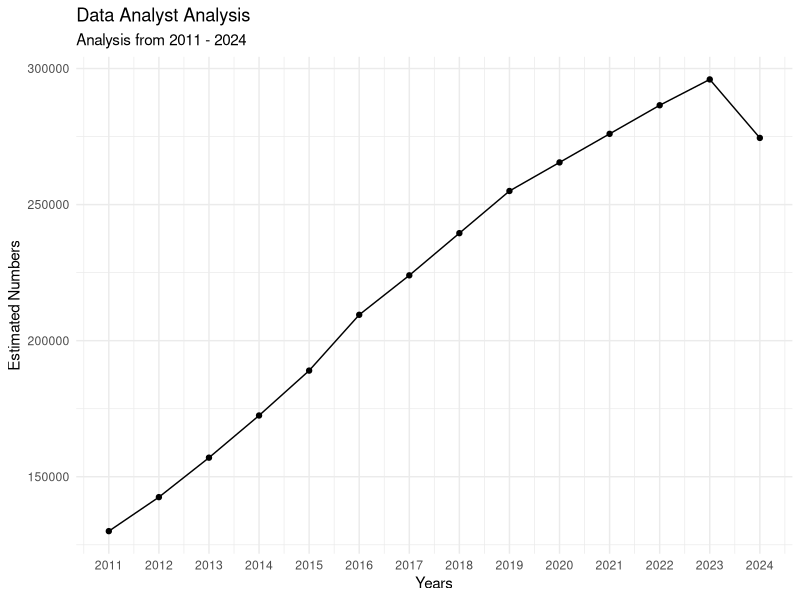
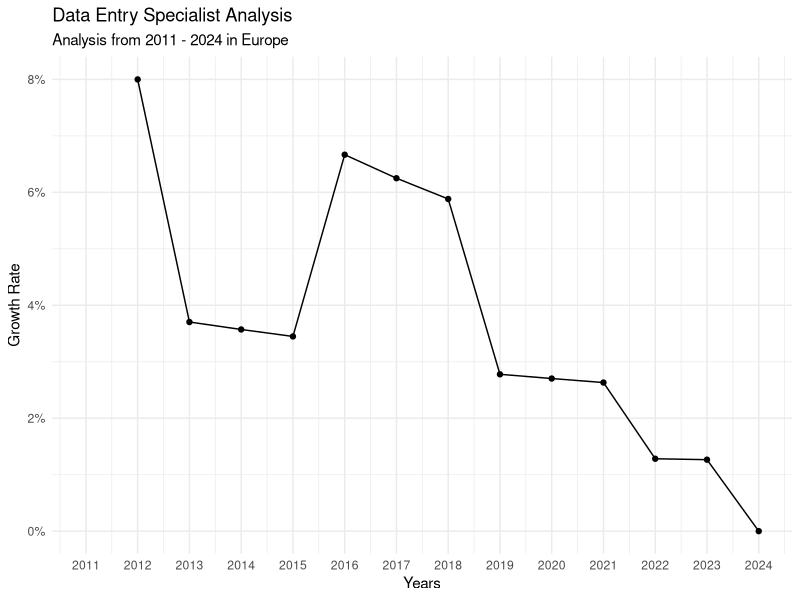
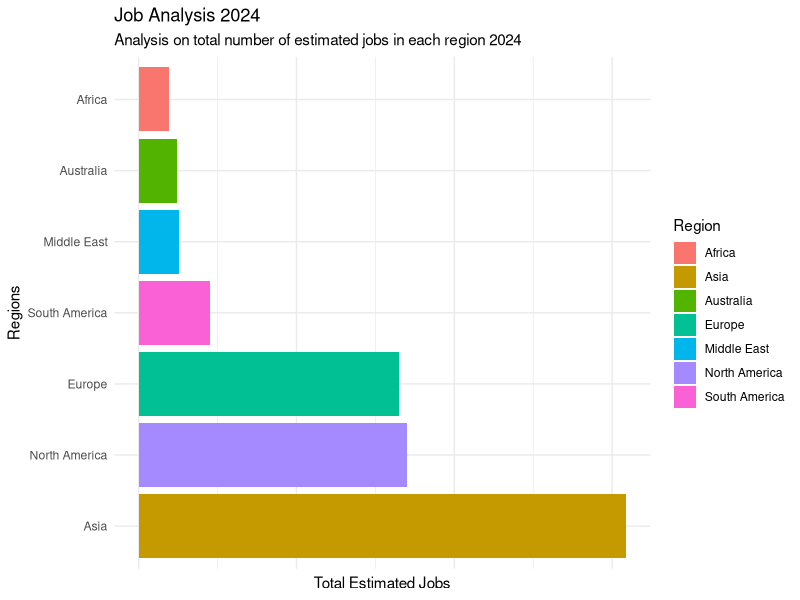
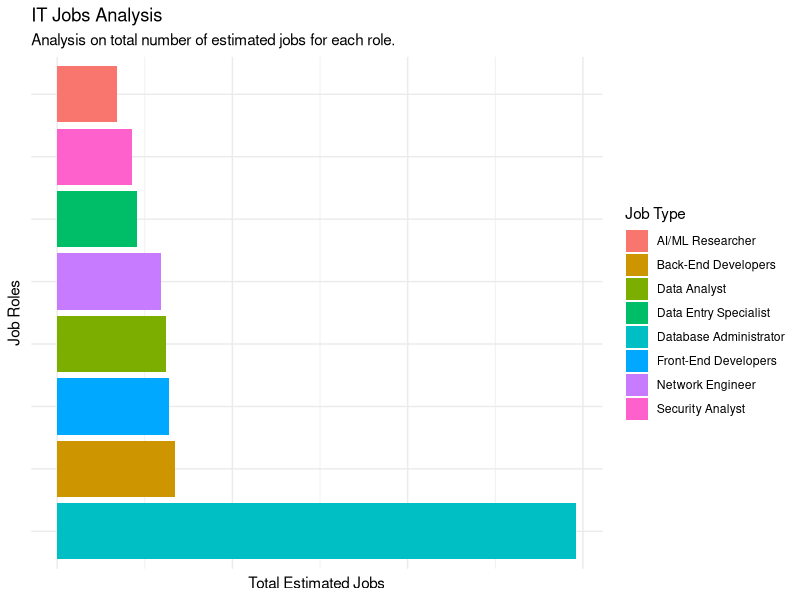
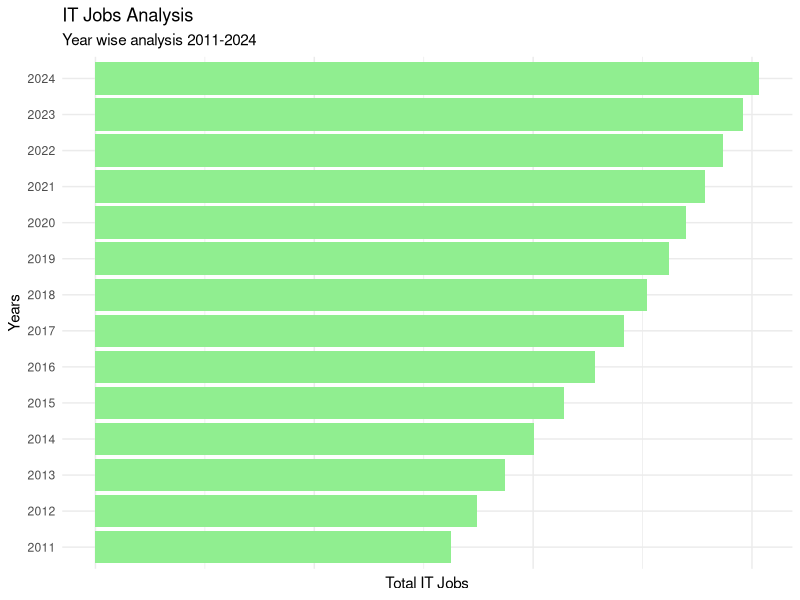

R code for these plots, in order:
library("readr")
library("dplyr")
library("ggplot2")

# Loading dataframe
df <- read_csv("jobs_01.csv")

# Trend Analysis
 # For each job role
job_df <- df %>%
group_by(Year,`Job Type`) %>%
  summarise(Total=sum(`Estimated Number`))

year_2011_DataAnalyst <- job_df %>%
  filter(`Job Type`=="Data Analyst")
ggplot(data=year_2011_DataAnalyst,aes(x=Year,y=Total)) +
  geom_line()+ geom_point() +
  scale_x_continuous(breaks=seq(2011, 2024, by=1)) +
  theme_minimal() +
  labs(title="Data Analyst Analysis",subtitle="Analysis from 2011 - 2024",x="Years",y="Estimated Numbers")

 # regions wise
growth_rate_data <- df %>%
  group_by(Region,`Job Type`) %>%
  mutate(Growth_Rate = (`Estimated Number`-lag(`Estimated Number`))/lag(`Estimated Number`))

regions_wise <- growth_rate_data %>%
  filter(Region=="Europe",`Job Type`=="Data Entry Specialist")

ggplot(data=regions_wise,aes(x=Year,y=Growth_Rate)) +
  geom_line()+ geom_point() +
  scale_x_continuous(breaks=seq(2011, 2024, by=1)) +
  theme_minimal() + 
  labs(title="Data Entry Specialist Analysis",subtitle="Analysis from 2011 - 2024 in Europe",x="Years",y="Growth Rate") +
  scale_y_continuous(labels=scales::percent)



# Regional Distribution
regional <- growth_rate_data %>%
  filter(Year==max(Year)) %>%
  group_by(Region) %>%
  summarise(Total=sum(`Estimated Number`))

ggplot(data=regional,aes(x=reorder(Region, -Total),y=Total))+
  geom_bar(stat="identity",aes(fill=Region))+
  coord_flip() +
  theme_minimal() +
  theme(axis.text.x = element_blank()) +
  labs(x="Regions",y="Total Estimated Jobs",title="Job Analysis 2024",subtitle="Analysis on total number of estimated jobs in each region 2024")


# Role Popularity
role_popular <- df %>%
  group_by(`Job Type`) %>%
  summarise(Total=sum(`Estimated Number`))

ggplot(data=role_popular,aes(x=reorder(`Job Type`, -Total),y=Total)) +
  geom_bar(stat="identity",aes(fill=`Job Type`)) +
  theme_minimal() + 
  theme(axis.text.x = element_blank()) +
  theme(axis.text.y = element_blank()) +
  coord_flip() +
  labs(x="Job Roles",y="Total Estimated Jobs",title="IT Jobs Analysis",subtitle="Analysis on total number of estimated jobs for each role.")


# Yearly Comparison
yearly_Comparison <- growth_rate_data %>%
  group_by(Year) %>%
  summarise(Total=sum(`Estimated Number`))

ggplot(data=yearly_Comparison,aes(x=reorder(Year,Total),y=Total)) +
  geom_bar(stat="identity",fill="lightgreen") +
  theme_minimal() + 
  theme(axis.text.x = element_blank()) +
  coord_flip() +
  labs(x="Years", y="Total IT Jobs",title="IT Jobs Analysis",subtitle="Year wise analysis 2011-2024")
  
